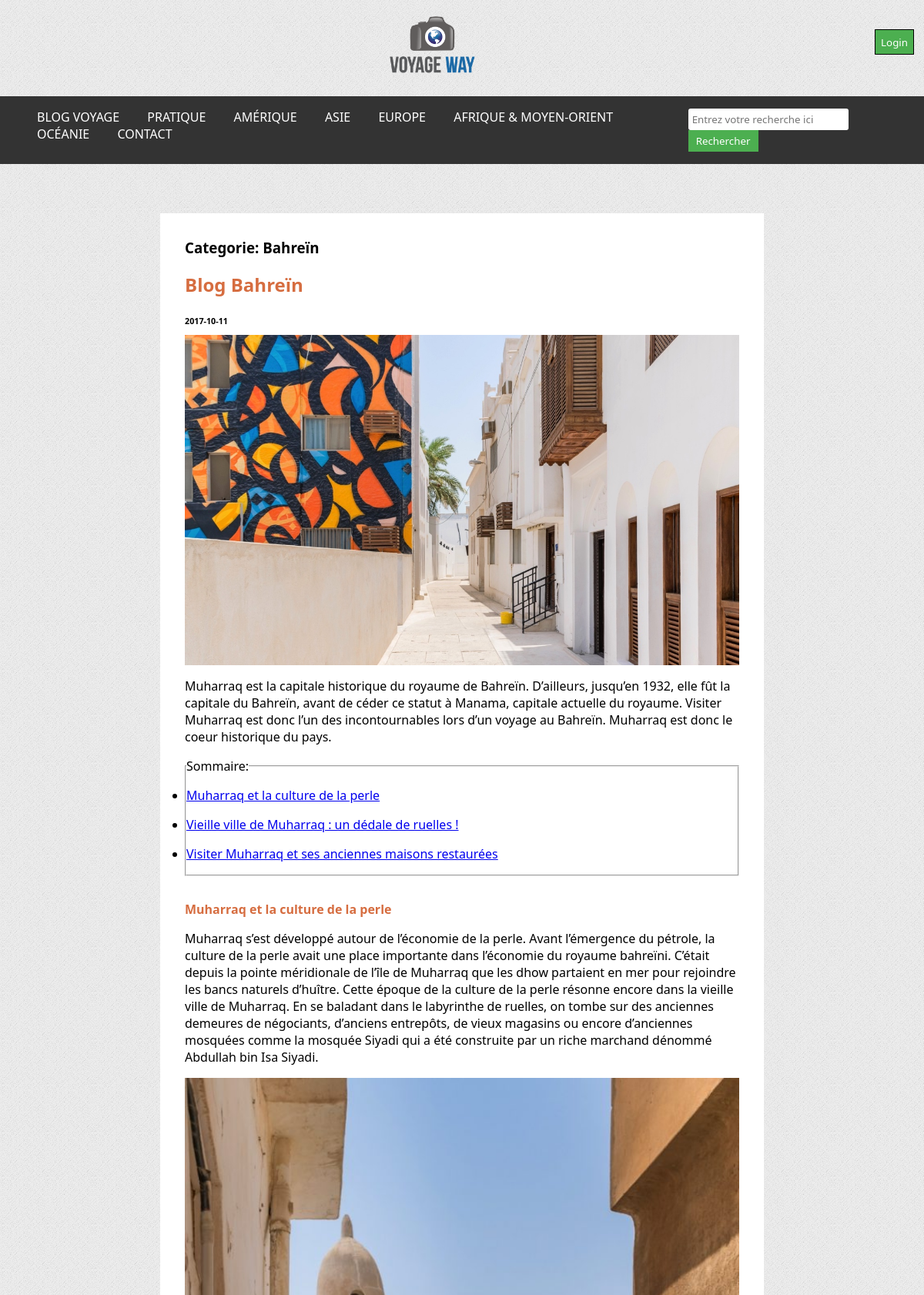
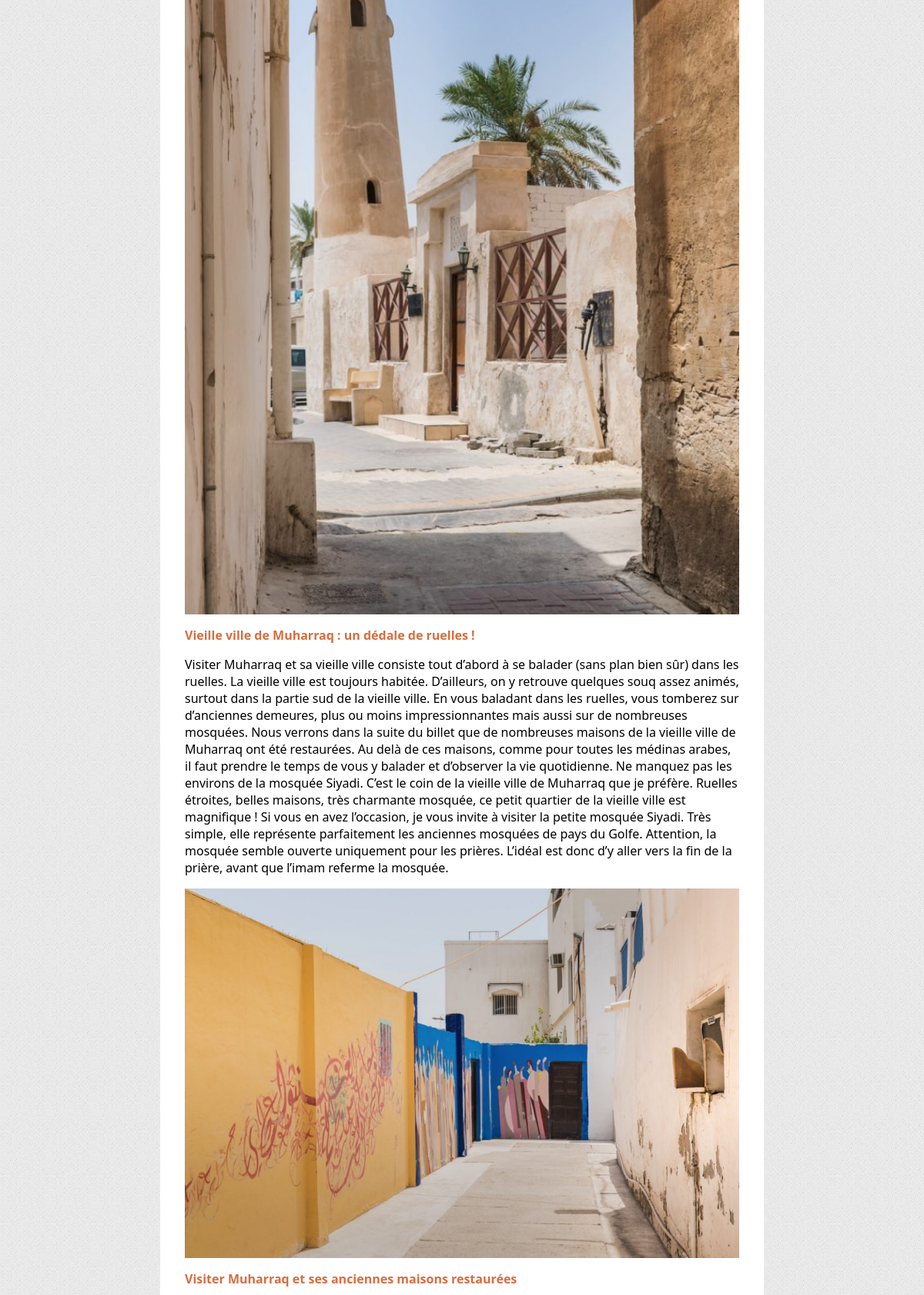
The app's page /article.php?id_article=4 (upper part) with its own data (2 pictures, top to bottom).
### tables this page shows
CREATE TABLE IF NOT EXISTS `categorie` (
  `id_categorie` int(11) NOT NULL AUTO_INCREMENT,
  `nom` varchar(50) NOT NULL,
  `titre` varchar(100) NOT NULL,
  `description` varchar(500) NOT NULL,
  `continent` varchar(50) NOT NULL,
  PRIMARY KEY (`id_categorie`)
);

CREATE TABLE IF NOT EXISTS `article` (
  `id_article` int(11) NOT NULL AUTO_INCREMENT,
  `titre` varchar(90) NOT NULL,
  `date` date NOT NULL,
  `photo_principale` varchar(255) NOT NULL,
  `resume` varchar(1000) NOT NULL,
  `sous_titre_1` varchar(100) NOT NULL,
  `contenu_1` text NOT NULL,
  `photo_1` varchar(255) NOT NULL,
  `sous_titre_2` varchar(90) NOT NULL,
  `contenu_2` text NOT NULL,
  `photo_2` varchar(255) NOT NULL,
  `sous_titre_3` varchar(90) NOT NULL,
  `photo_3` varchar(255) NOT NULL,
  `contenu_3` text NOT NULL,
  `categorie` int(11) NOT NULL,
  `sous_categorie` varchar(60) NOT NULL,
  PRIMARY KEY (`id_article`),
  KEY `FK_id_categorie_article` (`categorie`)
);

### components/connexion.php (called while the page is built, shortened)
<?php
    class MaConnexion {
        private $Connection;
        public function __construct($NewDatabaseName, $NewUser, $NewPassword, $NewHost)
        {
            $this->DatabaseName = $NewDatabaseName;
            $this->User = $NewUser;
            $this->Password = $NewPassword;
            $this->Host = $NewHost;
            try {
                $DataSourceName = "mysql:host=$this->Host;dbname=$this->DatabaseName;charset=utf8mb4";
                $this->Connection = new PDO($DataSourceName, $this->User, $this->Password);
                $this->Connection->setAttribute(PDO::ATTR_ERRMODE, PDO::ERRMODE_EXCEPTION);
            } catch (PDOException $e) {
                echo "Erreur: " . $e->getMessage();
            }
        }
        public function select($Table, $Column, $ConditionField = 1)
        {
            try {
                $SQLQueryString = "SELECT $Column FROM `$Table` WHERE $ConditionField";
                $Result = $this->Connection->query($SQLQueryString);
                return $Result->fetchAll(PDO::FETCH_ASSOC);
            } catch (PDOException $e) {
                echo "Erreur: " . $e->getMessage();
                return false;
            }
        }
        public function select_full_article($ArticleID)
        {
            try {
                $SQLQueryString = "SELECT *
                FROM `article`
                INNER JOIN `categorie` ON `article`.`categorie` = `categorie`.`id_categorie`
                WHERE `article`.`id_article` = '$ArticleID' ;
                ";
                $Result = $this->Connection->query($SQLQueryString);
                return $Result->fetchAll(PDO::FETCH_ASSOC);
            } catch (PDOException $e) {
                echo "Erreur: " . $e->getMessage();
                return false;
            }
        }
    }
?>

### components/commons.php (called while the page is built, shortened)
<?php
    function boolalpha($Boolean)
    {
        return var_export($Boolean, true);
    }
    function GetImagePath($Filename, $CategorySub)
    {
        return './images/' . strtolower($CategorySub) . '/' . $Filename;
    }
?>

### article.php (the view, shortened to what this page needs)
<?php
    require_once("./components/commons.php");
    require_once("./components/connexion.php");
    $CurrentArticleID = isset($_GET['id_article']) ? $_GET['id_article'] : 0;
    $IsLoggedIn = isset($_SESSION['UserRole']);
    $IsEditingArticle = isset($_GET['edit']) ? $_GET['edit'] && $IsLoggedIn && CanEditArticles($_SESSION['UserRole']) : false;
    $DatabaseName = "viaje";
    $NewConnection = new MaConnexion($DatabaseName, "root", "", "localhost");
    $SelectedCategories = $NewConnection->select("categorie", "nom, id_categorie");
    $SelectedArticle = null;
    $CurrentArticleCategorieSub = "none";
    if ($CurrentArticleID < 1 || $CurrentArticleID == 'new')
    {
        $SelectedArticle = array();
    }
    else {
        $SelectedArticle = $NewConnection->select_full_article($CurrentArticleID);
        foreach ($SelectedArticle as $Key => $Value)
        {
            $CurrentArticleCategorieSub = strtolower( $Value['sous_categorie'] );
            break;
        }
    }
?>
<!DOCTYPE html>
<html lang="en">
<head>
    <link rel="stylesheet" href="style.css">
</head>
<body>
    <header>
        <?php include("./components/navbar.php"); ?>
    </header>
    <main>
        <article class="chunks">
            <?php
                function GenerateSection($IsEditingArticle, $SelectedArticle, $SectionNumber, $CurrentArticleCategorieSub)
                {
                    foreach ($SelectedArticle as $Key => $Value)
                    {
                        echo '<h4 name="' . "sous_titre_$SectionNumber" . '" contenteditable="' . boolalpha($IsEditingArticle) . '">' . $Value["sous_titre_$SectionNumber"] . '</h4>';
                        echo '<p name="' . "contenu_$SectionNumber" . '" contenteditable="' . boolalpha($IsEditingArticle) . '">' . $Value["contenu_$SectionNumber"] . '</p>';
                        $ImageSource = $Value["photo_$SectionNumber"] != '' ?
                            GetImagePath( $Value["photo_$SectionNumber"], $CurrentArticleCategorieSub )
                            : './images/icons_plus.png'
                        ;
                        if ($IsEditingArticle){
                            echo '<label for="' . "photo_$SectionNumber" . '">Selectionner une image:</label>';
                            echo '<input name="' . "photo_$SectionNumber" . '" class="image-selector" type="file" accept="image/*"> ';
                            echo '<img width="256" class="image-preview" src="' . $ImageSource . '" alt="Image Preview">';
                        }
                        else {
                            echo '<img src="' . $ImageSource . '" alt="Fancy contextual image for this section" >';
                        }
                    }
                }
            ?>
            <section id="Tete" class="container">
                <?php
                    foreach ($SelectedArticle as $Key => $Value)
                    {
                        if ($IsEditingArticle){
                            GenerateCategorieSelector($SelectedCategories, 'Categorie', $Value['categorie']);
                            echo '<label for="sous_categorie">Insérer une sous catégorie ici:</label>';
                            echo '<h4 name="sous_categorie" contenteditable="true">' . $Value['sous_categorie'] . '</h4>';
                            echo '<h2 name="titre" contenteditable="true">' . $Value['titre'] . '</h2>';
                            echo '<h6>' . date('Y-d-m') . '</h6>';
                            $ImageSource = $Value['photo_principale'] != '' ?
                                GetImagePath( $Value['photo_principale'], $CurrentArticleCategorieSub )
                                : './images/icons_plus.png'
                            ;
                            echo '<label for="photo_principale">Selectionner une image:</label>';
                            echo '<input name="photo_principale" class="image-selector" type="file" accept="image/*"> ';
                            echo '<img width="256" class="image-preview" src="' . $ImageSource . '" alt="Image 1">';
                        }
                        else {
                            echo '<h1 name="categorie">Categorie: ' . $SelectedCategories[$Value['categorie'] - 1]['nom'] . '</h1>';
                            echo '<h2 name="titre">' . $Value['titre'] . '</h2>';
                            echo '<h6>' . $Value['date'] . '</h6>';
                            echo '<img src="' . GetImagePath( $Value['photo_principale'], $CurrentArticleCategorieSub ) . '" alt="Image 1">';
                        }
                        echo '<p name="resume" contenteditable="' . boolalpha($IsEditingArticle) . '">' . $Value['resume'] . '</p>';
                        echo '<div >';
                        echo '<fieldset class="Sommaire">';
                        echo '  <legend >Sommaire:</legend>';
                        echo '    <ul>';
                        echo '        <li><a href="#Section1">' . $Value['sous_titre_1'] . '</a></li>';
                        echo '        <li><a href="#Section2">' . $Value['sous_titre_2'] . '</a></li>';
                        echo '        <li><a href="#Section3">' . $Value['sous_titre_3'] . '</a></li>';
                        echo '    </ul>';
                        echo '</fieldset>';
                    }
                ?>
            </section>
            <section id="Section1" class="container">
                <?php
                    GenerateSection($IsEditingArticle, $SelectedArticle, 1, $CurrentArticleCategorieSub);
                ?>
            </section>
            <section id="Section2" class="container">
            </section>
            <section id="Section3" class="container">
            </section>
        </article>
    </main>
</body>
</html>

### components/navbar.php (shortened to what this page needs)
<?php
    require_once("./components/commons.php");
    require_once("./components/connexion.php");
    $NewConnection = new MaConnexion("viaje", "root", "", "localhost");
    $IsUserLoggedIn = isset($_SESSION['CurrentUser']);
?>
<link rel="stylesheet" href="https://cdnjs.cloudflare.com/ajax/libs/font-awesome/6.4.0/css/all.min.css" />
<div id="SiteHead">
    <a z-index="1" href="index.php"><img id="Blazon" class="logo" src="./images/icons_site_main.png" alt="L'image principale du site">
    </a>
    <div z-index="2" class="float-login">
        <?php if ($IsUserLoggedIn): $UserIcon = './images/icons_user_role_' . $_SESSION['UserRole'] . '.png';
            ?>
            <form method="POST" action="controller.php"><input type="submit" name="Intention" value="Logout" class="ConnexionButtons red-button" ></form>
            <a href="./profile.php"><img src=<?php echo '"' . $UserIcon . '"'; ?> alt="User Role Image" style="width: 32px; height: 32px;"></a>
        <?php else: ?>
            <button class="ConnexionButtons green-button" onclick="window.location='./login.php'">Login</button>
        <?php endif ?>
    </div>
</div>
<nav class="navbar">
    <div class="topnav" id="myTopnav">
        <div class="parallax dropdown">
            <a href="./index.php">BLOG VOYAGE</a>
        </div>
        <div class="dropdown parallax">
            <?php $Nav = $NewConnection->select("categorie", "*", "continent= 'Pratique'");
                foreach ($Nav as $display) {
                    echo'<a href="categorie.php?id_categorie='. $display['id_categorie']. '">' .$display['nom'] . '</a>';
                }
            ?>
        </div>
        <div class="dropdown parallax">
            <a class="parallax" href="#">AMÉRIQUE</a>
        </div>
        <div class="dropdown parallax">
            <a href="#">ASIE</a>
        </div>
        <div class="dropdown parallax">
            <a href="#">EUROPE</a>
        </div>
        <div class="dropdown parallax">
            <a href="#">AFRIQUE &amp; MOYEN-ORIENT</a>
        </div>
        <div class="dropdown parallax">
            <a href="#">OCÉANIE</a>
        </div>
        <div class="dropdown parallax">
            <a href="./contact.php">CONTACT</a>
        </div>
    </div>
    <div class="topnav" id="search">
        <form method="GET" action="recherche.php">
            <input type="text" name="search_query" id="search_query" placeholder="Entrez votre recherche ici">
            <button type="submit">Rechercher</button>
        </form>
    </div>
</nav>

### style.css (style rules this page uses)
* { font-family: "Segoe UI", Helvetica, Arial, sans-serif, "Apple Color Emoji", "Segoe UI Emoji", "Segoe UI Symbol"; padding: 0; margin: 0; }
body { display: flex; flex-direction: column; background-image: url('./images/body-bg1.png'); background-color: #f0f0f0; }
header { display: flex; flex-direction: column; }
header #Blazon { height: 100%; width: 10%; margin-top: 1em; }
header nav { margin-top: 1em; margin-bottom: 2em; }
header #SiteHead { display: inline-flex; text-align: center; align-items: center; }
header #SiteHead > a { width: 100%; }
header .ConnexionButtons { border-radius: 0; padding: 0.5em; margin-left: 1em; margin-right: 1em; border: 1px solid #000; cursor: pointer; }
main article { background-color: white; }
.chunks { width: 60%; margin-top: 2em; margin-left: auto; margin-bottom: 2em; margin-right: auto; padding: 2em; }
section.container { display: flex; flex-direction: column; }
section.container * { margin-bottom: 1em; }
article section h2, article section h4 { color: #d66d40; }
#CommentaireForm button, .green-button { border: 1px solid black; background-color: #4caf50; color: white; cursor: pointer; padding: 0.4em; }

### components/navbar.php (style rules this page uses)
.logo { width: 200px; height: auto; display: block; margin: 10px auto; }
.navbar { background-color: #333; padding-top: 1em; padding-right: 3em; padding-bottom: 1em; padding-left: 3em; display: flex; position: relative; z-index: 2; }
.navbar a { color: white; font-size: 1em; margin-right: 2em; text-decoration: none; text-transform: uppercase; }
.dropdown { position: relative; display: inline-block; }
#search { display: inline-block; }
#search input[type="text"] { padding: 5px; border-radius: 3px; border: none; }
#search button { padding: 5px 10px; background-color: #4CAF50; color: white; border: none; cursor: pointer; }
.float-login { float: right; }
.parallax { cursor: pointer; }

### records on screen
categorie: nom "PRATIQUE"
article: categorie.nom "Bahreïn", categorie.titre "Blog Bahreïn", date "2017-10-11", photo_principale+sous_categorie (picture), resume "Muharraq est la capitale historique du royaume de Bahreïn. D’ailleurs, jusqu’en 1932, elle fût la capitale du Bahreïn, avant de céder ce statut à Manama, capitale actuelle du royaume. Visiter Muharraq est donc l’un des incontournables lors d’un voyage au Bahreïn. Muharraq est donc le coeur historique du pays.", sous_titre_1 "Muharraq et la culture de la perle", sous_titre_2 "Vieille ville de Muharraq : un dédale de ruelles !", sous_titre_3 "Visiter Muharraq et ses anciennes maisons restaurées", contenu_1 "Muharraq s’est développé autour de l’économie de la perle. Avant l’émergence du pétrole, la culture de la perle avait une place importante dans l’économie du royaume bahreïni. C’était depuis la pointe méridionale de l’île de Muharraq que les dhow partaient en mer pour rejoindre les bancs naturels d’huître. Cette époque de la culture de la perle résonne encore dans la vieille ville de Muharraq. En se baladant dans le labyrinthe de ruelles, on tombe sur des anciennes demeures de négociants, d’anciens entrepôts, de vieux magasins ou encore d’anciennes mosquées comme la mosquée Siyadi qui a été construite par un riche marchand dénommé Abdullah bin Isa Siyadi.", photo_1+sous_categorie (picture), contenu_2 "Visiter Muharraq et sa vieille ville consiste tout d’abord à se balader (sans plan bien sûr) dans les ruelles. La vieille ville est toujours habitée. D’ailleurs, on y retrouve quelques souq assez animés, surtout dans la partie sud de la vieille ville. En vous baladant dans les ruelles, vous tomberez sur d’anciennes demeures, plus ou moins impressionnantes mais aussi sur de nombreuses mosquées. Nous verrons dans la suite du billet que de nombreuses maisons de la vieille ville de Muharraq ont été restaurées. Au delà de ces maisons, comme pour toutes les médinas arabes, il faut prendre le temps de vous y balader et d’observer la vie quotidienne. Ne manquez pas les environs de la mosquée…", photo_2+sous_categorie (picture)
